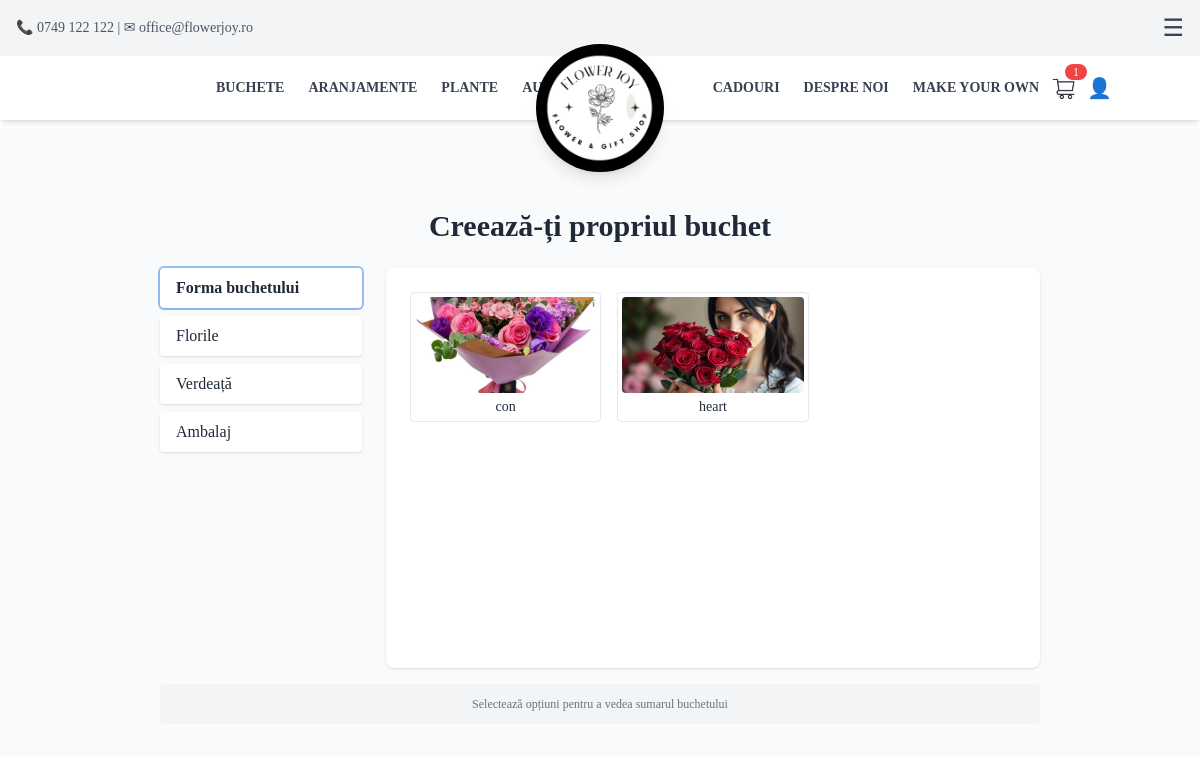
The app's page /custom-bouquet/ with its own data.
### App/models.py (models this page shows, shortened)
class BouquetShape(models.Model):
    name = models.CharField(max_length=100)
    image = models.ImageField(upload_to='bouquet_shapes/')

### App/views.py (the view)
# urls.py: path('custom-bouquet/', custom_bouquet_builder, name='custom_bouquet_builder'),
def custom_bouquet_builder(request):
    shape = BouquetShape.objects.all()
    wrapping = WrappingPaper.objects.all()
    greenery = Greenery.objects.all()
    flower = Flower.objects.all()
    return render(request, "custom_bouquet_builder.html", {
            "shapes": shape,
            "wrappings": wrapping,
            "greens": greenery,
            "flowers": flower,
        })

### App/templates/partials/custom_bouquet_builder.html (shortened to what this page needs)
{% extends "base.html" %}
{% block content %}
<section class="py-8 bg-gray-50 mt-32">
    <div class="container mx-auto px-2 max-w-4xl">
        <h1 class="text-3xl font-bold mb-6 text-center text-primary mt-12">Creează-ți propriul buchet</h1>
        <div class="grid grid-cols-12 gap-6">
            <div class="col-span-3 space-y-2 sticky top-32">
                <button type="button" data-step-button="step-shape" onclick="showStep('step-shape')" class="step-button block w-full text-left px-4 py-2 bg-white rounded shadow hover:bg-primary/10">Forma buchetului</button>
                <button type="button" data-step-button="step-flowers" onclick="showStep('step-flowers')" class="step-button block w-full text-left px-4 py-2 bg-white rounded shadow hover:bg-primary/10">Florile</button>
                <button type="button" data-step-button="step-greenery" onclick="showStep('step-greenery')" class="step-button block w-full text-left px-4 py-2 bg-white rounded shadow hover:bg-primary/10">Verdeață</button>
                <button type="button" data-step-button="step-wrapping" onclick="showStep('step-wrapping')" class="step-button block w-full text-left px-4 py-2 bg-white rounded shadow hover:bg-primary/10">Ambalaj</button>
            </div>
            <form id="bouquet-form"
                hx-post="{% url 'create_custom_bouquet' %}"
                hx-target="#summary"
                hx-swap="innerHTML"
                hx-trigger="change, keyup delay:300ms from:input, select"
                class="col-span-9 bg-white p-6 rounded-lg shadow overflow-y-auto h-[calc(2*12rem+1rem)]">
                <div id="step-shape" class="step hidden space-y-8">
                    <div class="grid grid-cols-1 sm:grid-cols-2 md:grid-cols-3 gap-4">
                    {% for shape in shapes %}
                    <div class="relative">
                        <label for="shape_{{ shape.id }}"
                            class="cursor-pointer border rounded p-1 hover:shadow transition
                                    peer-checked:ring-2 peer-checked:ring-primary peer-checked:border-primary block">
                        <img src="{{ shape.image.url }}" alt="{{ shape.name }}" class="w-full h-24 object-cover rounded">
                        <p class="text-center mt-1 text-sm font-medium">{{ shape.name }}</p>
                        </label>
                    </div>
                    {% endfor %}
                    </div>
                </div>
            </form>
        </div>
        <div id="summary" class="mt-4 bg-gray-100 p-3 rounded">
            <div class="text-gray-500 text-xs text-center">Selectează opțiuni pentru a vedea sumarul buchetului</div>
        </div>
    </div>
</section>
{% endblock %}

### records on screen
BouquetShape: image (picture), name "con"
BouquetShape: image (picture), name "heart"
